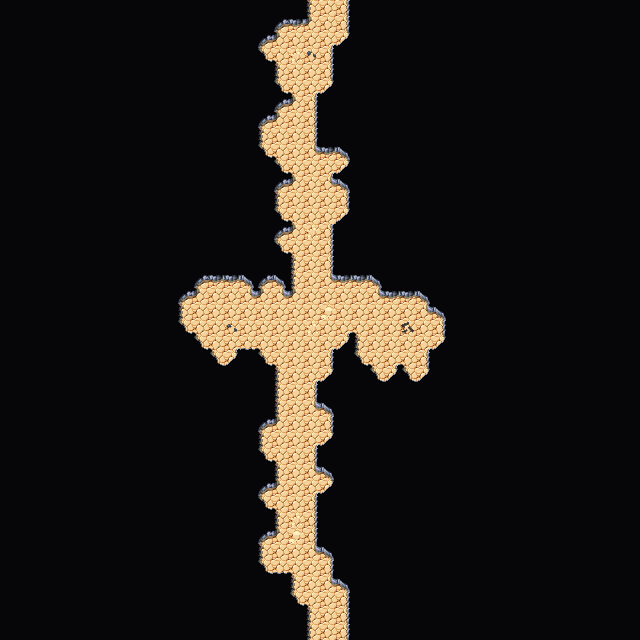

Below is a game level as drawn by its tile map, then a one-line description and the .tmx that defines it (tile-layer data replaced by summaries):
An orthogonal 40x40 tile map with 16x16 px tiles, 4 tile layers (Collision, Background, Walls, Clutter), 2 tilesets and 2 objects.

<map version="1.5" tiledversion="1.7.2" orientation="orthogonal" renderorder="right-down" width="40" height="40" tilewidth="16" tileheight="16" infinite="0" nextlayerid="7" nextobjectid="62">
 <editorsettings>
  <export target="wastetown..tmx" format="tmx" />
 </editorsettings>
 <tileset firstgid="1" source="../tileset/main.tsx" />
 <tileset firstgid="3477" source="../tileset/buildings.tsx" />
 <layer id="6" name="Collision" width="40" height="40">
  <data>[1600 cells, 0 non-empty, 0 distinct tile ids]</data>
 </layer>
 <layer id="1" name="Background" width="40" height="40">
  <data>[1600 cells, 1600 non-empty, 1 distinct tile ids]</data>
 </layer>
 <layer id="2" name="Walls" width="40" height="40">
  <data>[1600 cells, 1517 non-empty, 17 distinct tile ids]</data>
 </layer>
 <layer id="3" name="Clutter" width="40" height="40">
  <properties>
   <property name="spriteLayer" type="bool" value="true" />
  </properties>
  <data>[1600 cells, 9 non-empty, 5 distinct tile ids]</data>
 </layer>
 <objectgroup id="4" name="Objects">
  <object id="38" template="../obj/entry_up.tx" x="321" y="640.667">
   <properties>
    <property name="teleport" value="" />
   </properties>
  </object>
  <object id="61" template="../obj/door_down.tx" x="321.333" y="16.6666">
   <properties>
    <property name="teleport" value="maps/map/cave_23I5.tmx" />
    <property name="teleportObjectId" value="62" />
   </properties>
  </object>
 </objectgroup>
</map>
